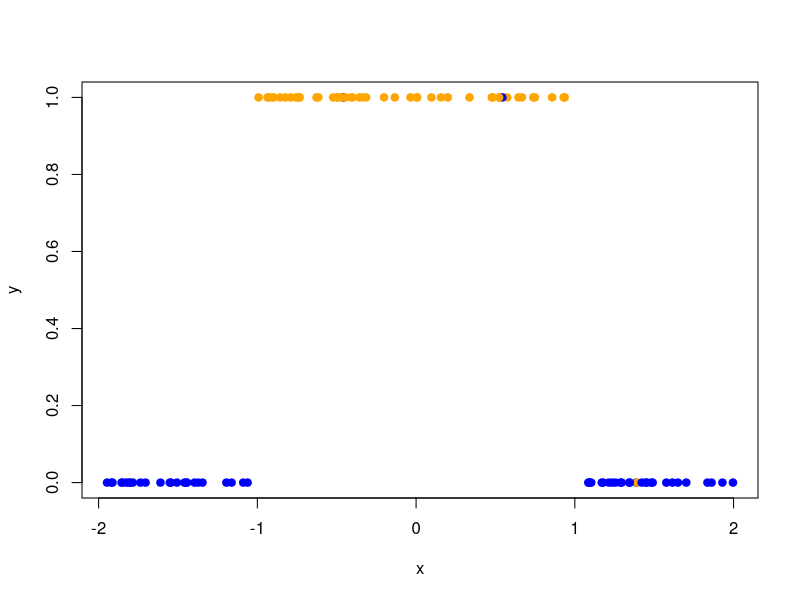
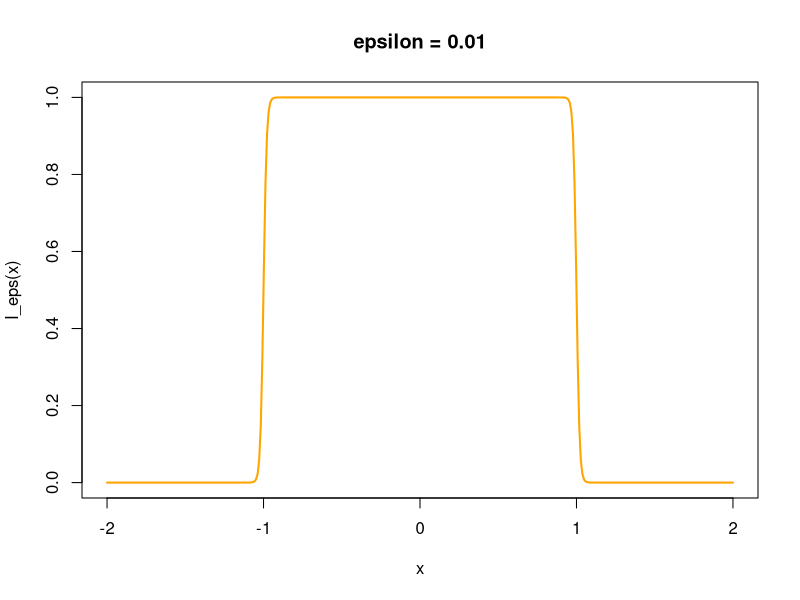

These figures' R source, in order:
## ---- chunk 1
# definition du taux alpha
  alpha <- 0.95

# echantillonner 100 points au hasard
  x <- runif(100, -2, 2)
  
# condition d'échantillonnage dans l'intervalle (-1,+1) 
  y <- x > -1  &  x < 1

# génération des classes 'bleue' ou 'orange'   
  cl <-  NULL
  cl[y] <- sample(c("blue","orange"), sum(y), prob = c(1-alpha, alpha), replace = TRUE)
  cl[!y] <- sample(c("blue","orange"), sum(!y), prob = c(alpha, 1-alpha), replace = TRUE)  

  plot(x, y, pch = 19, col = cl)
## ---- chunk 2
mean((x < 1) & (cl == "blue")) + mean((x > 1) & (cl == "orange")) 
## ---- chunk 3
  sigmoid <- function(x) 1/(1+exp(-x))

  I_eps <- function(x, epsilon = 0.01){ 
            sigmoid((1-x)/epsilon) + sigmoid((x+1)/epsilon) - 1
    }
  
  x <-  seq(-2,2,length = 400)
  plot(x, I_eps(x), type = "l", lwd = 2, col = "orange", main ="epsilon = 0.01")
